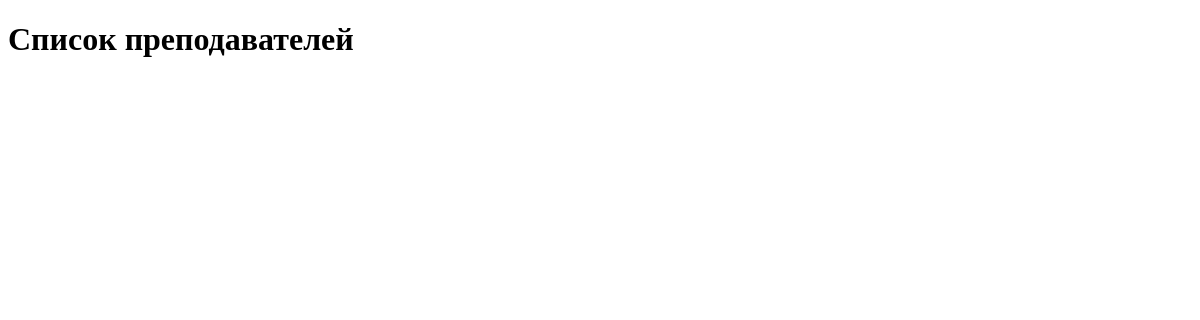
Before: /teachers/ with the older database file.
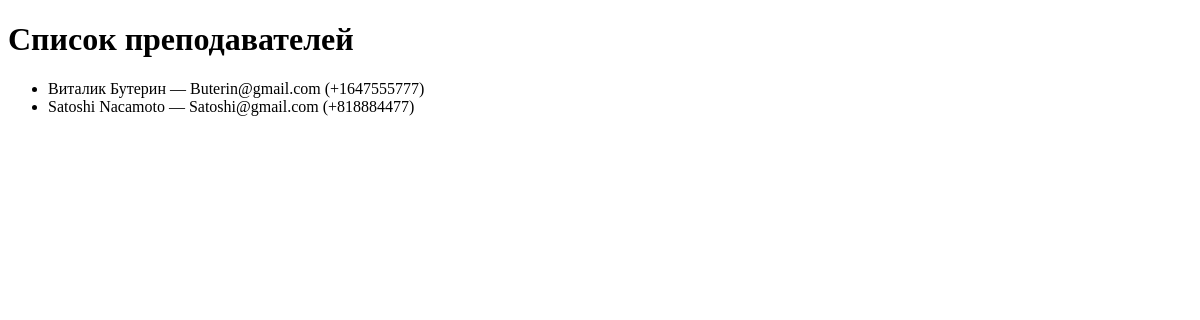
After: the same page with the newer database file.
### itstep/models.py (models this page shows, shortened)
class Teacher(models.Model):
    first_name = models.CharField(max_length=100)
    last_name = models.CharField(max_length=100)
    email = models.EmailField()
    phone = models.CharField()
    date_of_birth = models.DateField()
    user = models.OneToOneField(User, on_delete=models.CASCADE)
    class Meta:
          verbose_name = 'Преподаватель'
          verbose_name_plural = 'Преподаватели'

### itstep/views.py (the view)
# urls.py: path('teachers/' , views.teachers , name='teachers'),
def teachers(request):
    teachers = Teacher.objects.all()
    return render(request,'teachers.html',{'teachers':teachers})

### itstep/templates/teachers.html (shortened to what this page needs)
<!DOCTYPE html>
<html lang="en">
<head>
</head>
<body>
<h1>Список преподавателей</h1>
    <ul>
        {% for teacher in teachers %}
            <li>{{ teacher.first_name }} {{ teacher.last_name }} — {{ teacher.email }} ({{ teacher.phone }})</li>
        {% endfor %}
    </ul>
</body>
</html>

Changed rows visible on the page:
added Teacher: first_name "Виталик", last_name "Бутерин", email "Buterin@gmail.com", phone "+1647555777"
added Teacher: first_name "Satoshi", last_name "Nacamoto", email "Satoshi@gmail.com", phone "+818884477"
